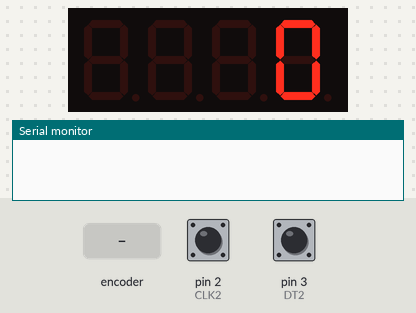
The sketch below on a simulated Arduino Uno, built with avr-gcc and run on an emulated ATmega328P. Shown: 4-digit seven-segment display, the last lines printed to the serial monitor. The test bench sets the inputs (shaded band); at power-on: pin 2 (CLK2) HIGH, pin 3 (DT2) HIGH.

Above: at 2.2 s.
2.3 s: rotary encoder on pin 2 (CLK2) / pin 3 (DT2) turned 3 steps (first pin leading)
At 4.0 s:
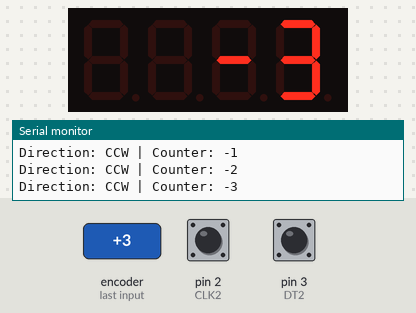
4.4 s: rotary encoder on pin 2 (CLK2) / pin 3 (DT2) turned 1 step (first pin leading)
At 5.7 s:
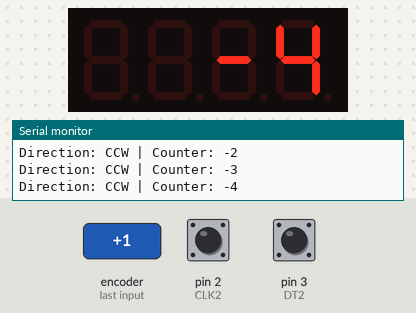
6.1 s: rotary encoder on pin 2 (CLK2) / pin 3 (DT2) turned 1 step (first pin leading)
At 7.3 s:
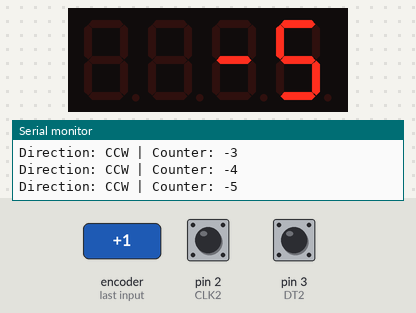
Timing chart, 0 to 9.1 s (numbered marks = the images above; inputs shaded):
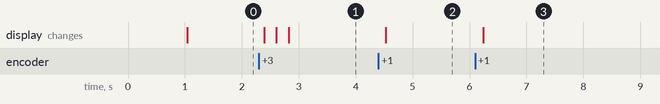

Measured:
- after the input at 2.3 s, the display: first changes after 0.09 s (image 1 shows a later state)
- after the input at 4.4 s, the display: changes after 0.13 s (image 2)
- after the input at 6.1 s, the display: changes after 0.14 s (image 3)

The sketch:

wwk_4_day_19.ino
```cpp
// Rotary Encoder Inputs
#define CLK2 2
#define DT2 3
// Include the library:
#include <TM1637Display.h>
// Define the connections pins:
#define CLK 6
#define DIO 5
// Create display object of type TM1637Display:
TM1637Display display = TM1637Display(CLK, DIO);
// Create array that turns all segments on:
const uint8_t data[] = {0xff, 0xff, 0xff, 0xff};
// Create array that turns all segments off:
const uint8_t blank[] = {0x00, 0x00, 0x00, 0x00};
// You can set the individual segments per digit to spell words or create other symbols:
const uint8_t done[] = {
  SEG_B | SEG_C | SEG_D | SEG_E | SEG_G,           // d
  SEG_A | SEG_B | SEG_C | SEG_D | SEG_E | SEG_F,   // O
  SEG_C | SEG_E | SEG_G,                           // n
  SEG_A | SEG_D | SEG_E | SEG_F | SEG_G            // E
};
int counter = 0;
int currentStateCLK;
int lastStateCLK;
String currentDir ="";


void setup() {
  // Set encoder pins as inputs
  pinMode(CLK2,INPUT);
  pinMode(DT2,INPUT);
  // Setup Serial Monitor
  Serial.begin(9600);
  // Read the initial state of CLK
  lastStateCLK = digitalRead(CLK2);
  // Clear the display:
  display.clear();
  delay(1000);
  display.setBrightness(7);
  // Call updateEncoder() when any high/low changed seen
  // on interrupt 0 (pin 2), or interrupt 1 (pin 3)
  attachInterrupt(0, updateEncoder, CHANGE);
  attachInterrupt(1, updateEncoder, CHANGE);
}


void loop() {
  display.showNumberDec(counter);
  delay(50);
  if(counter == 50) {
    display.setSegments(data);
    delay(3000);
    display.clear();
    counter += 5;
  }
 if(counter == 75) {
    display.setSegments(data);
    delay(3000);
    display.clear();
    counter += 5;
  }
  if(counter == 100) {
    display.setSegments(done);
    delay(1000000);
  }
}
void updateEncoder(){
  // Read the current state of CLK
  currentStateCLK = digitalRead(CLK2);
  // If last and current state of CLK are different, then pulse occurred
  // React to only 1 state change to avoid double count
  if (currentStateCLK != lastStateCLK  && currentStateCLK == 1){
    // If the DT state is different than the CLK state then
    // the encoder is rotating CCW so decrement
    if (digitalRead(DT2) != currentStateCLK) {
      counter --;
      currentDir ="CCW";
    } else {
      // Encoder is rotating CW so increment
      counter ++;
      currentDir ="CW";
    }
    Serial.print("Direction: ");
    Serial.print(currentDir);
    Serial.print(" | Counter: ");
    Serial.println(counter);
  }
  // Remember last CLK state
  lastStateCLK = currentStateCLK;
}
```
